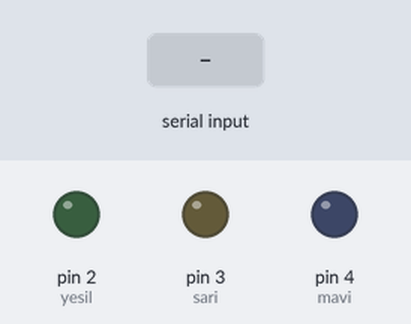
A sketch run on a simulated Arduino Uno, built with avr-gcc and run on an emulated ATmega328P. On the bench: output pins drawn as LEDs (lit = HIGH). The inputs (shaded band) are chosen by the test bench.

Above: at 1.2 s.
1.3 s: "0" received over Serial
At 2.1 s:
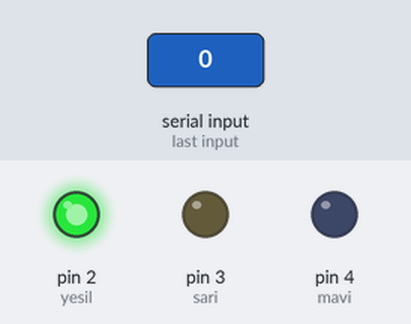
2.8 s: "2" received over Serial
At 3.3 s:
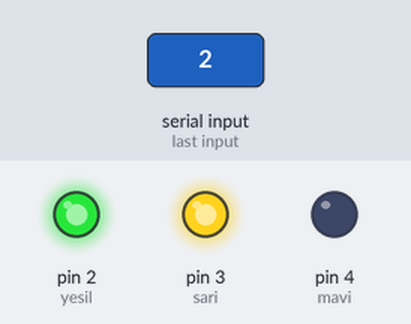
4.3 s: "1" received over Serial
At 5.5 s:
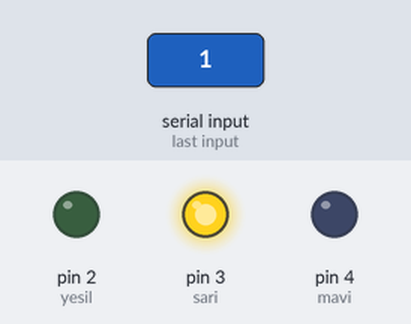
5.8 s: "4" received over Serial
At 6.8 s:
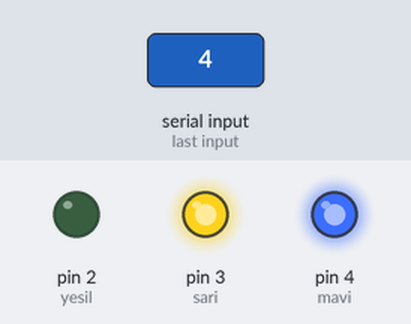
7.3 s: "3" received over Serial
At 7.9 s:
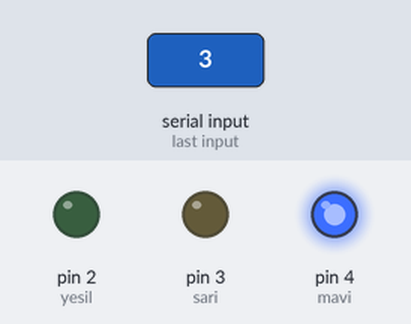
8.8 s: "6" received over Serial
At 9.1 s:
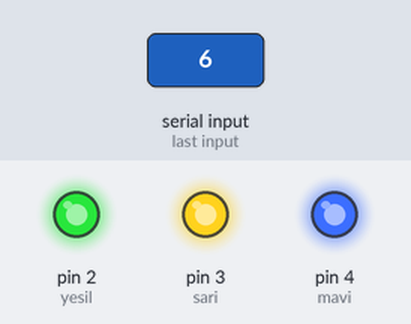
Timing chart, 0 to 11.3 s (numbered marks = the images above; inputs shaded):
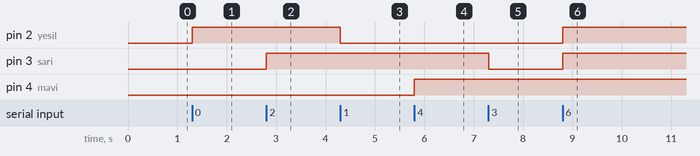

The sketch:

kodblue.ino
```cpp
char gelen;
const int yesil=2;
const int sari=3;
const int mavi=4;

void setup() {
  pinMode(yesil,OUTPUT);
  pinMode(sari,OUTPUT);
  pinMode(mavi,OUTPUT);
  Serial.begin(9600);
}

void loop() {
  while(Serial.available()>0){
  gelen =Serial.read();
  if(gelen=='0')
  {
    digitalWrite(yesil,HIGH);
  }
  else if(gelen=='1')
  {
    digitalWrite(yesil,LOW);
  }
  else if(gelen=='2')
  {
    digitalWrite(sari,HIGH);
  }
  else if(gelen=='3')
  {
    digitalWrite(sari,LOW);
  }
  else if(gelen=='4')
  {
    digitalWrite(mavi,HIGH);
  }
  else if(gelen=='5')
  {
    digitalWrite(mavi,LOW);
  }
  else if(gelen=='6')
  {
    digitalWrite(mavi,HIGH);
    digitalWrite(sari,HIGH);
    digitalWrite(yesil,HIGH);
  }
  else if(gelen=='7')
  {
    digitalWrite(mavi,LOW);
    digitalWrite(sari,LOW);
    digitalWrite(yesil,LOW);
  }
  }

}
```

Measured:
- after the input at 1.3 s, pin 2 (yesil): LOW → HIGH at once
- after the input at 2.8 s, pin 3 (sari): LOW → HIGH at once
- after the input at 4.3 s, pin 2 (yesil): HIGH → LOW at once
- after the input at 5.8 s, pin 4 (mavi): LOW → HIGH at once
- after the input at 7.3 s, pin 3 (sari): HIGH → LOW at once
- after the input at 8.8 s, pin 2 (yesil), pin 3 (sari): LOW → HIGH at once
